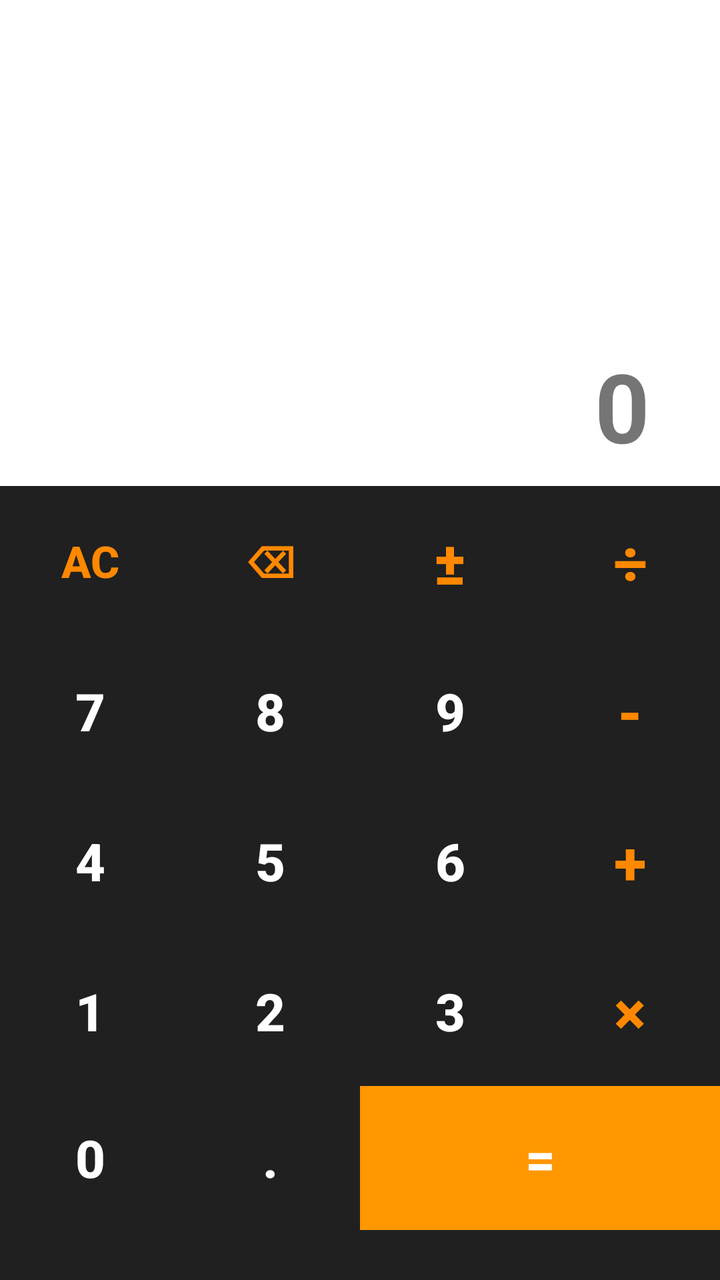
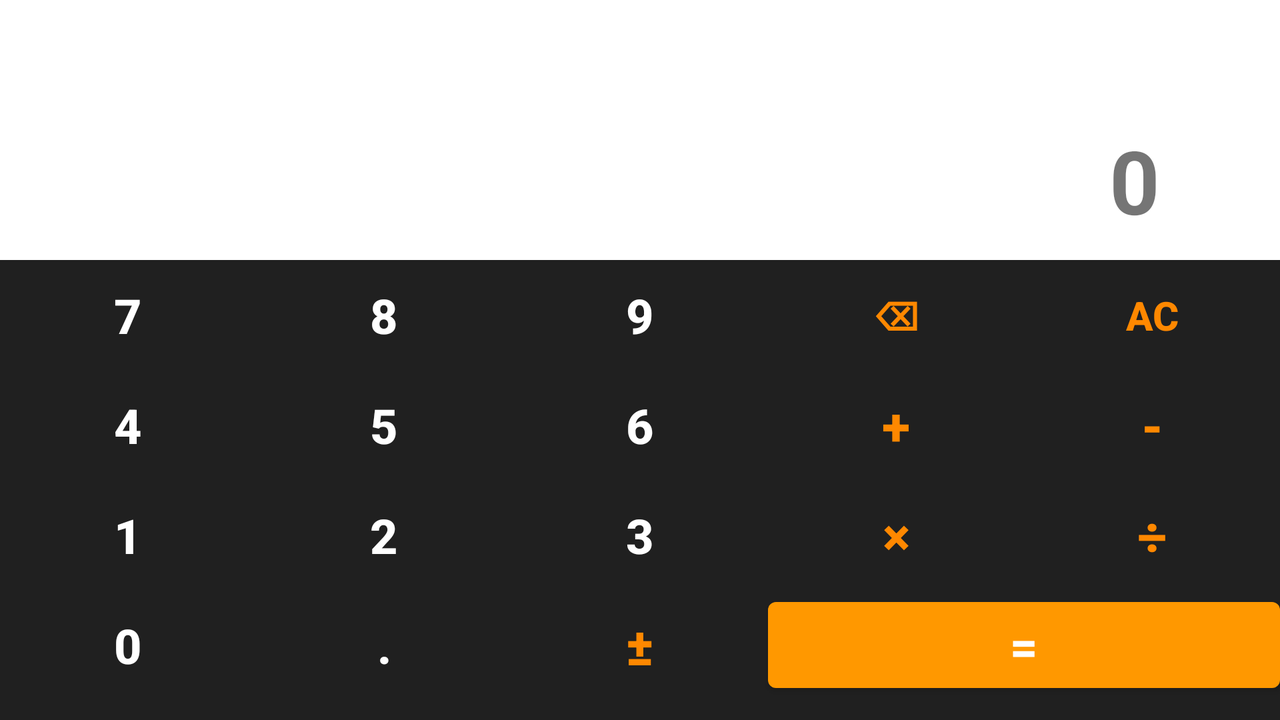

Compare how this app lays out the same screen by default and in its alternative resource folder. The renders come first, then the two layout files and the values they reference.
<!-- AndroidManifest.xml: application theme Theme.Calculator -->
<!-- res/layout/basic_calculator.xml -->
<?xml version="1.0" encoding="utf-8"?>
<androidx.constraintlayout.widget.ConstraintLayout xmlns:android="http://schemas.android.com/apk/res/android"
    xmlns:app="http://schemas.android.com/apk/res-auto"
    xmlns:tools="http://schemas.android.com/tools"
    android:layout_width="match_parent"
    android:layout_height="match_parent"
    android:layout_margin="0dp"
    tools:context=".BasicCalculator">

    <TextView
        android:id="@+id/tvResult"
        android:layout_width="0dp"
        android:layout_height="80dp"
        android:width="200dp"
        android:height="50dp"
        android:autofillHints="false"
        android:ellipsize="end"
        android:gravity="center"
        android:inputType="none"
        android:paddingStart="35dp"
        android:paddingEnd="35dp"
        android:singleLine="true"
        android:textAlignment="textEnd"
        android:textSize="48sp"
        android:textStyle="bold"
        app:layout_constraintBottom_toTopOf="@+id/linearLayout_4"
        app:layout_constraintEnd_toEndOf="parent"
        app:layout_constraintHorizontal_bias="0.0"
        app:layout_constraintStart_toStartOf="parent"
        tools:ignore="LabelFor,RtlCompat"
        tools:text="0" />

    <LinearLayout
        android:id="@+id/linearLayout_4"
        android:layout_width="0dp"
        android:layout_height="75dp"
        android:weightSum="4"
        android:background="@color/black"
        android:orientation="horizontal"
        app:layout_constraintBottom_toTopOf="@+id/linearLayout_3"
        app:layout_constraintEnd_toEndOf="parent"
        app:layout_constraintStart_toStartOf="parent">

        <Button
            android:id="@+id/button_ac"
            style="@style/Widget.AppCompat.Button.Borderless"
            android:layout_width="0dp"
            android:layout_height="match_parent"
            android:layout_weight="1"
            android:text="@string/button_ac"
            android:textColor="@android:color/holo_orange_dark"
            android:textSize="22sp"
            android:textStyle="bold" />
        <Button
            android:id="@+id/button_bksp"
            style="@style/Widget.AppCompat.Button.Borderless"
            android:layout_width="0dp"
            android:layout_height="match_parent"
            android:layout_weight="1"
            android:text="@string/button_bksp"
            android:textColor="@android:color/holo_orange_dark"
            android:textSize="22sp"
            android:textStyle="bold" />
        <Button
            android:id="@+id/button_change_sign"
            style="@style/Widget.AppCompat.Button.Borderless"
            android:layout_width="0dp"
            android:layout_height="match_parent"
            android:layout_weight="1"
            android:text="@string/button_change_sign"
            android:textColor="@android:color/holo_orange_dark"
            android:textSize="30sp"
            android:textStyle="bold" />
        <Button
            android:id="@+id/button_divide"
            style="@style/Widget.AppCompat.Button.Borderless"
            android:layout_width="0dp"
            android:layout_height="match_parent"
            android:layout_weight="1"
            android:text="@string/button_divide"
            android:textColor="@android:color/holo_orange_dark"
            android:textSize="30sp"
            android:textStyle="bold" />
    </LinearLayout>

    <LinearLayout
        android:id="@+id/linearLayout_3"
        android:layout_width="0dp"
        android:layout_height="75dp"
        android:weightSum="4"
        android:background="@color/black"
        android:orientation="horizontal"
        app:layout_constraintBottom_toTopOf="@+id/LinearLayout_2"
        app:layout_constraintEnd_toEndOf="parent"
        app:layout_constraintStart_toStartOf="parent">
        <Button
            android:id="@+id/button_7"
            style="@style/Widget.AppCompat.Button.Borderless"
            android:layout_width="0dp"
            android:layout_height="match_parent"
            android:layout_weight="1"
            android:text="@string/button_7"
            android:textColor="@color/white"
            android:textSize="26sp"
            android:textStyle="bold" />
        <Button
            android:id="@+id/button_8"
            style="@style/Widget.AppCompat.Button.Borderless"
            android:layout_width="0dp"
            android:layout_height="match_parent"
            android:layout_weight="1"
            android:text="@string/button_8"
            android:textColor="@color/white"
            android:textSize="26sp"
            android:textStyle="bold" />
        <Button
            android:id="@+id/button_9"
            style="@style/Widget.AppCompat.Button.Borderless"
            android:layout_width="0dp"
            android:layout_height="match_parent"
            android:layout_weight="1"
            android:text="@string/button_9"
            android:textColor="@color/white"
            android:textSize="26sp"
            android:textStyle="bold" />
        <Button
            android:id="@+id/button_subtract"
            style="@style/Widget.AppCompat.Button.Borderless"
            android:layout_width="0dp"
            android:layout_height="match_parent"
            android:layout_weight="1"
            android:text="@string/button_subtract"
            android:textColor="@android:color/holo_orange_dark"
            android:textSize="30sp"
            android:textStyle="bold"
            app:cornerRadius="10dp" />
    </LinearLayout>

    <LinearLayout
        android:id="@+id/linearLayout_1"
        android:layout_width="0dp"
        android:layout_height="75dp"
        android:weightSum="4"
        android:background="@color/black"
        android:orientation="horizontal"
        app:layout_constraintBottom_toTopOf="@+id/linearLayout_0"
        app:layout_constraintEnd_toEndOf="parent"
        app:layout_constraintStart_toStartOf="parent">
        <Button
            android:id="@+id/button_1"
            style="@style/Widget.AppCompat.Button.Borderless"
            android:layout_width="0dp"
            android:layout_height="match_parent"
            android:layout_weight="1"
            android:text="@string/button_1"
            android:textColor="@color/white"
            android:textSize="26sp"
            android:textStyle="bold"
            app:cornerRadius="10dp" />
        <Button
            android:id="@+id/button_2"
            style="@style/Widget.AppCompat.Button.Borderless"
            android:layout_width="0dp"
            android:layout_height="match_parent"
            android:layout_weight="1"
            android:text="@string/button_2"
            android:textColor="@color/white"
            android:textSize="26sp"
            android:textStyle="bold"
            app:cornerRadius="10dp" />
        <Button
            android:id="@+id/button_3"
            style="@style/Widget.AppCompat.Button.Borderless"
            android:layout_width="0dp"
            android:layout_height="match_parent"
            android:layout_weight="1"
            android:text="@string/button_3"
            android:textColor="@color/white"
            android:textSize="26sp"
            android:textStyle="bold"
            app:cornerRadius="10dp" />
        <Button
            android:id="@+id/button_multiply"
            style="@style/Widget.AppCompat.Button.Borderless"
            android:layout_width="0dp"
            android:layout_height="match_parent"
            android:layout_weight="1"
            android:text="@string/button_multiply"
            android:textColor="@android:color/holo_orange_dark"
            android:textSize="30sp"
            android:textStyle="bold" />
    </LinearLayout>

    <LinearLayout
        android:id="@+id/LinearLayout_2"
        android:layout_width="0dp"
        android:layout_height="75dp"
        android:weightSum="4"
        android:background="@color/black"
        android:orientation="horizontal"
        app:layout_constraintBottom_toTopOf="@+id/linearLayout_1"
        app:layout_constraintEnd_toEndOf="parent"
        app:layout_constraintStart_toStartOf="parent">
        <Button
            android:id="@+id/button_4"
            style="@style/Widget.AppCompat.Button.Borderless"
            android:layout_width="0dp"
            android:layout_height="match_parent"
            android:layout_weight="1"
            android:text="@string/button_4"
            android:textColor="@color/white"
            android:textSize="26sp"
            android:textStyle="bold" />
        <Button
            android:id="@+id/button_5"
            style="@style/Widget.AppCompat.Button.Borderless"
            android:layout_width="0dp"
            android:layout_height="match_parent"
            android:layout_weight="1"
            android:text="@string/button_5"
            android:textColor="@color/white"
            android:textSize="26sp"
            android:textStyle="bold" />
        <Button
            android:id="@+id/button_6"
            style="@style/Widget.AppCompat.Button.Borderless"
            android:layout_width="0dp"
            android:layout_height="match_parent"
            android:layout_weight="1"
            android:text="@string/button_6"
            android:textColor="@color/white"
            android:textSize="26sp"
            android:textStyle="bold" />
        <Button
            android:id="@+id/button_add"
            style="@style/Widget.AppCompat.Button.Borderless"
            android:layout_width="0dp"
            android:layout_height="match_parent"
            android:layout_weight="1"
            android:text="@string/button_add"
            android:textColor="@android:color/holo_orange_dark"
            android:textSize="30sp"
            android:textStyle="bold" />

    </LinearLayout>

    <LinearLayout
        android:id="@+id/linearLayout_0"
        android:layout_width="0dp"
        android:layout_height="72dp"
        android:weightSum="4"
        android:background="@color/black"
        android:orientation="horizontal"
        app:layout_constraintBottom_toTopOf="@+id/space_bottom"
        app:layout_constraintEnd_toEndOf="parent"
        app:layout_constraintStart_toStartOf="parent">
        <Button
            android:id="@+id/button_0"
            style="@style/Widget.AppCompat.Button.Borderless"
            android:layout_width="0dp"
            android:layout_height="match_parent"
            android:layout_weight="1"
            android:text="@string/button_0"
            android:textColor="@color/white"
            android:textSize="26sp"
            android:textStyle="bold"
            tools:ignore="DuplicateSpeakableTextCheck" />
        <Button
            android:id="@+id/button_dot"
            style="@style/Widget.AppCompat.Button.Borderless"
            android:layout_width="0dp"
            android:layout_height="match_parent"
            android:layout_weight="1"
            android:onClick="dotBtn"
            android:text="@string/button_dot"
            android:textColor="@color/white"
            android:textSize="26sp"
            android:textStyle="bold" />

        <Button
            android:id="@+id/button_result"
            style="@style/Widget.AppCompat.Button.Borderless"
            android:layout_width="0dp"
            android:layout_height="match_parent"
            android:layout_weight="2"
            android:background="@android:color/holo_orange_dark"
            android:onClick="resultBtn"
            android:text="@string/button_result"
            android:textColor="@color/white"
            android:textSize="26sp"
            android:textStyle="bold" />
    </LinearLayout>

    <View
        android:id="@+id/space_bottom"
        android:layout_width="0dp"
        android:layout_height="25dp"
        android:background="@color/black"
        app:layout_constraintBottom_toBottomOf="parent"
        app:layout_constraintEnd_toEndOf="parent"
        app:layout_constraintStart_toStartOf="parent" />

</androidx.constraintlayout.widget.ConstraintLayout>
<!-- resources referenced by this layout -->
<resources>
  <color name="black">#202020</color>
  <color name="white">#FFFFFFFF</color>
  <string name="button_0">0</string>
  <string name="button_1">1</string>
  <string name="button_2">2</string>
  <string name="button_3">3</string>
  <string name="button_4">4</string>
  <string name="button_5">5</string>
  <string name="button_6">6</string>
  <string name="button_7">7</string>
  <string name="button_8">8</string>
  <string name="button_9">9</string>
  <string name="button_ac">AC</string>
  <string name="button_add">+</string>
  <string name="button_bksp">⌫</string>
  <string name="button_change_sign">±</string>
  <string name="button_divide">÷</string>
  <string name="button_dot">.</string>
  <string name="button_multiply">×</string>
  <string name="button_result">=</string>
  <string name="button_subtract">-</string>
  <style name="Theme.Calculator" parent="Theme.MaterialComponents.DayNight.DarkActionBar">
          
          <item name="colorPrimary">@color/orange_500</item>
          <item name="colorPrimaryVariant">@color/orange_700</item>
          <item name="colorOnPrimary">@color/white</item>
          
          <item name="colorSecondary">@color/teal_200</item>
          <item name="colorSecondaryVariant">@color/teal_700</item>
          <item name="colorOnSecondary">@color/black</item>
          
          <item name="android:statusBarColor">?attr/colorPrimaryVariant</item>
          
      </style>
  <color name="orange_500">#FF9800</color>
  <color name="orange_700">#F57C00</color>
  <color name="teal_200">#FF03DAC5</color>
  <color name="teal_700">#FF018786</color>
</resources>
<!-- res/layout-land/basic_calculator.xml (the repository's variant of the layout above) -->
<!-- drawn on the phone turned sideways -->
<?xml version="1.0" encoding="utf-8"?>
<androidx.constraintlayout.widget.ConstraintLayout xmlns:android="http://schemas.android.com/apk/res/android"
    xmlns:app="http://schemas.android.com/apk/res-auto"
    xmlns:tools="http://schemas.android.com/tools"
    android:layout_width="match_parent"
    android:layout_height="match_parent"
    android:layout_margin="0dp"
    tools:context=".BasicCalculator">

    <TextView
        android:id="@+id/tvResult"
        android:layout_width="0dp"
        android:layout_height="80dp"
        android:width="200dp"
        android:height="50dp"
        android:autofillHints="false"
        android:ellipsize="end"
        android:gravity="center"
        android:inputType="none"
        android:paddingStart="35dp"
        android:paddingEnd="60dp"
        android:singleLine="true"
        android:textAlignment="textEnd"
        android:textSize="44sp"
        android:textStyle="bold"
        app:layout_constraintBottom_toTopOf="@+id/linearLayout_3"
        app:layout_constraintEnd_toEndOf="parent"
        app:layout_constraintHorizontal_bias="0.0"
        app:layout_constraintStart_toStartOf="parent"
        tools:ignore="LabelFor,RtlCompat"
        tools:text="0" />


    <LinearLayout
        android:id="@+id/linearLayout_3"
        android:layout_width="0dp"
        android:layout_height="55dp"
        android:background="@color/black"
        android:orientation="horizontal"
        android:weightSum="5"
        app:layout_constraintBottom_toTopOf="@+id/LinearLayout_2"
        app:layout_constraintEnd_toEndOf="parent"
        app:layout_constraintStart_toStartOf="parent">

        <Button
            android:id="@+id/button_7"
            style="@style/Widget.AppCompat.Button.Borderless"
            android:layout_width="0dp"
            android:layout_height="match_parent"
            android:layout_weight="1"
            android:onClick="numericButtonHandler"
            android:text="@string/button_7"
            android:textColor="@color/white"
            android:textSize="24sp"
            android:textStyle="bold"
            tools:ignore="UsingOnClickInXml" />

        <Button
            android:id="@+id/button_8"
            style="@style/Widget.AppCompat.Button.Borderless"
            android:layout_width="0dp"
            android:layout_height="match_parent"
            android:layout_weight="1"
            android:onClick="numericButtonHandler"
            android:text="@string/button_8"
            android:textColor="@color/white"
            android:textSize="24sp"
            android:textStyle="bold"
            tools:ignore="UsingOnClickInXml" />

        <Button
            android:id="@+id/button_9"
            style="@style/Widget.AppCompat.Button.Borderless"
            android:layout_width="0dp"
            android:layout_height="match_parent"
            android:layout_weight="1"
            android:onClick="numericButtonHandler"
            android:text="@string/button_9"
            android:textColor="@color/white"
            android:textSize="24sp"
            android:textStyle="bold"
            tools:ignore="UsingOnClickInXml" />

        <Button
            android:id="@+id/button_bksp"
            style="@style/Widget.AppCompat.Button.Borderless"
            android:layout_width="0dp"
            android:layout_height="match_parent"
            android:layout_weight="1"
            android:onClick="bkspBtn"
            android:text="@string/button_bksp"
            android:textColor="@android:color/holo_orange_dark"
            android:textSize="20sp"
            android:textStyle="bold"
            tools:ignore="UsingOnClickInXml" />

        <Button
            android:id="@+id/button_ac"
            style="@style/Widget.AppCompat.Button.Borderless"
            android:layout_width="0dp"
            android:layout_height="match_parent"
            android:layout_weight="1"
            android:onClick="allClearBtn"
            android:text="@string/button_ac"
            android:textColor="@android:color/holo_orange_dark"
            android:textSize="20sp"
            android:textStyle="bold"
            tools:ignore="UsingOnClickInXml" />
    </LinearLayout>

    <LinearLayout
        android:id="@+id/linearLayout_1"
        android:layout_width="0dp"
        android:layout_height="55dp"
        android:background="@color/black"
        android:orientation="horizontal"
        android:weightSum="5"
        app:layout_constraintBottom_toTopOf="@+id/linearLayout_0"
        app:layout_constraintEnd_toEndOf="parent"
        app:layout_constraintStart_toStartOf="parent">

        <Button
            android:id="@+id/button_1"
            style="@style/Widget.AppCompat.Button.Borderless"
            android:layout_width="0dp"
            android:layout_height="match_parent"
            android:layout_weight="1"
            android:onClick="numericButtonHandler"
            android:text="@string/button_1"
            android:textColor="@color/white"
            android:textSize="24sp"
            android:textStyle="bold"
            app:cornerRadius="10dp"
            tools:ignore="UsingOnClickInXml" />

        <Button
            android:id="@+id/button_2"
            style="@style/Widget.AppCompat.Button.Borderless"
            android:layout_width="0dp"
            android:layout_height="match_parent"
            android:layout_weight="1"
            android:onClick="numericButtonHandler"
            android:text="@string/button_2"
            android:textColor="@color/white"
            android:textSize="24sp"
            android:textStyle="bold"
            app:cornerRadius="10dp"
            tools:ignore="UsingOnClickInXml" />

        <Button
            android:id="@+id/button_3"
            style="@style/Widget.AppCompat.Button.Borderless"
            android:layout_width="0dp"
            android:layout_height="match_parent"
            android:layout_weight="1"
            android:onClick="numericButtonHandler"
            android:text="@string/button_3"
            android:textColor="@color/white"
            android:textSize="24sp"
            android:textStyle="bold"
            app:cornerRadius="10dp"
            tools:ignore="UsingOnClickInXml" />

        <Button
            android:id="@+id/button_multiply"
            style="@style/Widget.AppCompat.Button.Borderless"
            android:layout_width="0dp"
            android:layout_height="match_parent"
            android:layout_weight="1"
            android:onClick="delayedOperationButtonHandler"
            android:text="@string/button_multiply"
            android:textColor="@android:color/holo_orange_dark"
            android:textSize="26sp"
            android:textStyle="bold"
            tools:ignore="UsingOnClickInXml" />

        <Button
            android:id="@+id/button_divide"
            style="@style/Widget.AppCompat.Button.Borderless"
            android:layout_width="0dp"
            android:layout_height="match_parent"
            android:layout_weight="1"
            android:onClick="delayedOperationButtonHandler"
            android:text="@string/button_divide"
            android:textColor="@android:color/holo_orange_dark"
            android:textSize="26sp"
            android:textStyle="bold"
            tools:ignore="UsingOnClickInXml" />
    </LinearLayout>

    <LinearLayout
        android:id="@+id/LinearLayout_2"
        android:layout_width="0dp"
        android:layout_height="55dp"
        android:background="@color/black"
        android:orientation="horizontal"
        android:weightSum="5"
        app:layout_constraintBottom_toTopOf="@+id/linearLayout_1"
        app:layout_constraintEnd_toEndOf="parent"
        app:layout_constraintStart_toStartOf="parent">

        <Button
            android:id="@+id/button_4"
            style="@style/Widget.AppCompat.Button.Borderless"
            android:layout_width="0dp"
            android:layout_height="match_parent"
            android:layout_weight="1"
            android:onClick="numericButtonHandler"
            android:text="@string/button_4"
            android:textColor="@color/white"
            android:textSize="24sp"
            android:textStyle="bold"
            tools:ignore="UsingOnClickInXml" />

        <Button
            android:id="@+id/button_5"
            style="@style/Widget.AppCompat.Button.Borderless"
            android:layout_width="0dp"
            android:layout_height="match_parent"
            android:layout_weight="1"
            android:onClick="numericButtonHandler"
            android:text="@string/button_5"
            android:textColor="@color/white"
            android:textSize="24sp"
            android:textStyle="bold"
            tools:ignore="UsingOnClickInXml" />

        <Button
            android:id="@+id/button_6"
            style="@style/Widget.AppCompat.Button.Borderless"
            android:layout_width="0dp"
            android:layout_height="match_parent"
            android:layout_weight="1"
            android:onClick="numericButtonHandler"
            android:text="@string/button_6"
            android:textColor="@color/white"
            android:textSize="24sp"
            android:textStyle="bold"
            tools:ignore="UsingOnClickInXml" />

        <Button
            android:id="@+id/button_add"
            style="@style/Widget.AppCompat.Button.Borderless"
            android:layout_width="0dp"
            android:layout_height="match_parent"
            android:layout_weight="1"
            android:onClick="delayedOperationButtonHandler"
            android:text="@string/button_add"
            android:textColor="@android:color/holo_orange_dark"
            android:textSize="26sp"
            android:textStyle="bold"
            tools:ignore="UsingOnClickInXml" />

        <Button
            android:id="@+id/button_subtract"
            style="@style/Widget.AppCompat.Button.Borderless"
            android:layout_width="0dp"
            android:layout_height="match_parent"
            android:layout_weight="1"
            android:onClick="delayedOperationButtonHandler"
            android:text="@string/button_subtract"
            android:textColor="@android:color/holo_orange_dark"
            android:textSize="26sp"
            android:textStyle="bold"
            tools:ignore="UsingOnClickInXml" />

    </LinearLayout>

    <LinearLayout
        android:id="@+id/linearLayout_0"
        android:layout_width="0dp"
        android:layout_height="55dp"
        android:background="@color/black"
        android:orientation="horizontal"
        android:weightSum="5"
        app:layout_constraintBottom_toTopOf="@+id/space_bottom"
        app:layout_constraintEnd_toEndOf="parent"
        app:layout_constraintStart_toStartOf="parent">

        <Button
            android:id="@+id/button_0"
            style="@style/Widget.AppCompat.Button.Borderless"
            android:layout_width="0dp"
            android:layout_height="match_parent"
            android:layout_weight="1"
            android:onClick="numericButtonHandler"
            android:text="@string/button_0"
            android:textColor="@color/white"
            android:textSize="24sp"
            android:textStyle="bold"
            tools:ignore="DuplicateSpeakableTextCheck,UsingOnClickInXml" />

        <Button
            android:id="@+id/button_dot"
            style="@style/Widget.AppCompat.Button.Borderless"
            android:layout_width="0dp"
            android:layout_height="match_parent"
            android:layout_weight="1"
            android:onClick="dotBtn"
            android:text="@string/button_dot"
            android:textColor="@color/white"
            android:textSize="24sp"
            android:textStyle="bold"
            tools:ignore="UsingOnClickInXml" />

        <Button
            android:id="@+id/button_change_sign"
            style="@style/Widget.AppCompat.Button.Borderless"
            android:layout_width="0dp"
            android:layout_height="match_parent"
            android:layout_weight="1"
            android:onClick="changeSignBtn"
            android:text="@string/button_change_sign"
            android:textColor="@android:color/holo_orange_dark"
            android:textSize="26sp"
            android:textStyle="bold"
            tools:ignore="UsingOnClickInXml" />

        <Button
            android:id="@+id/button_result"
            style="@style/Widget.MaterialComponents.Button"
            android:layout_width="0dp"
            android:layout_height="match_parent"
            android:layout_weight="2"
            android:onClick="resultBtn"
            android:text="@string/button_result"
            android:textColor="@color/white"
            android:textSize="24sp"
            android:textStyle="bold"
            tools:ignore="UsingOnClickInXml,TextContrastCheck" />
    </LinearLayout>

    <View
        android:id="@+id/space_bottom"
        android:layout_width="0dp"
        android:layout_height="10dp"
        android:background="@color/black"
        app:layout_constraintBottom_toBottomOf="parent"
        app:layout_constraintEnd_toEndOf="parent"
        app:layout_constraintStart_toStartOf="parent" />

</androidx.constraintlayout.widget.ConstraintLayout>
